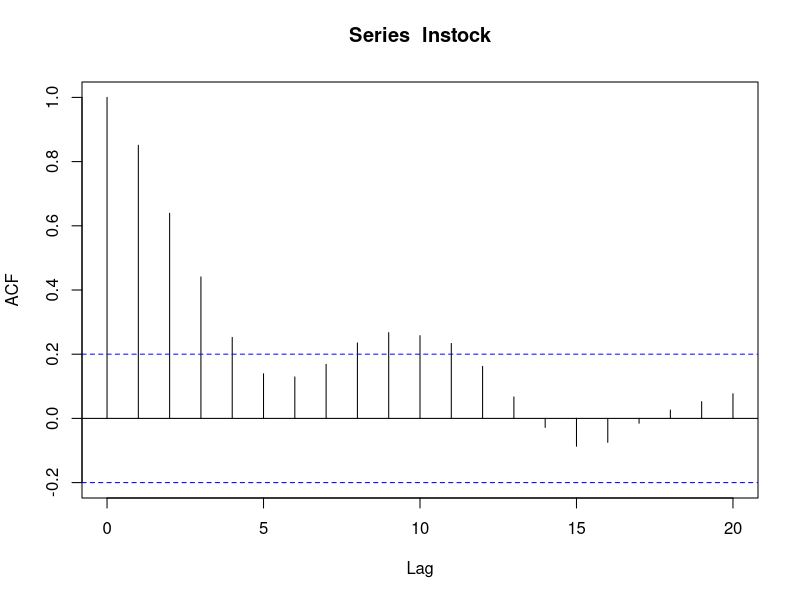
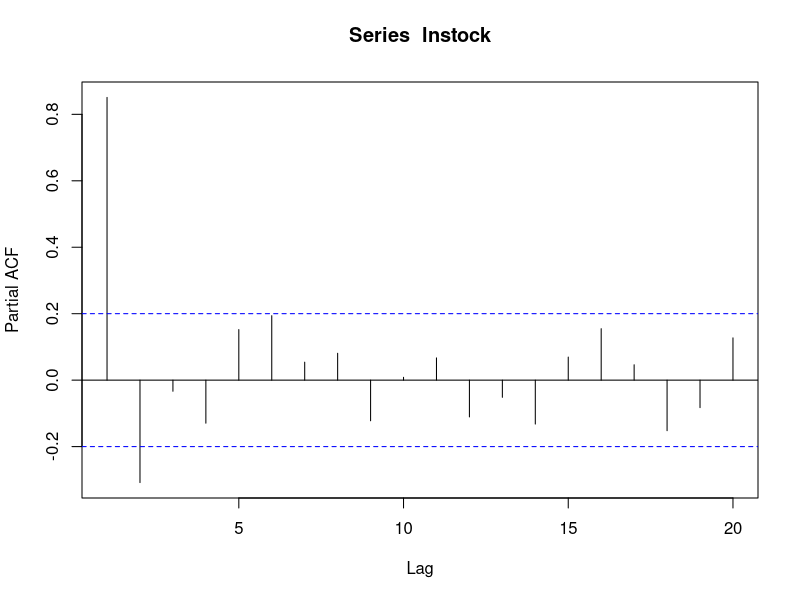
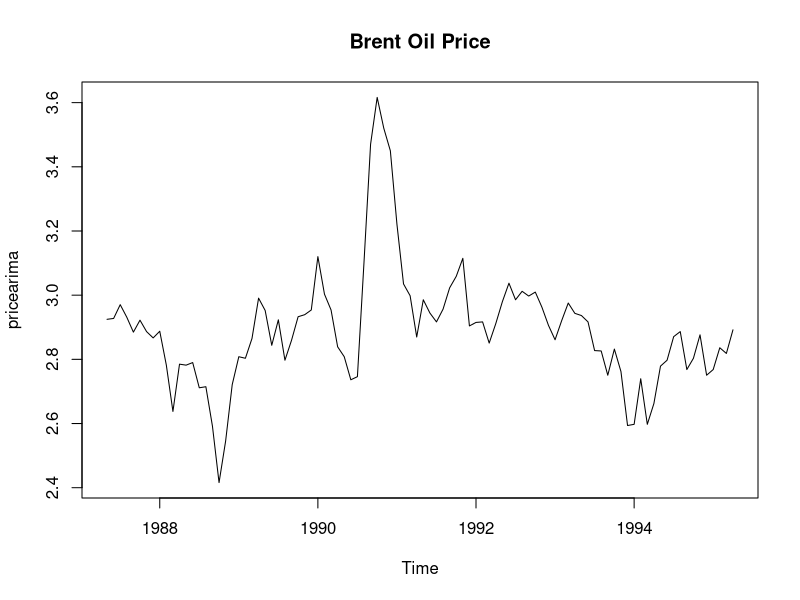
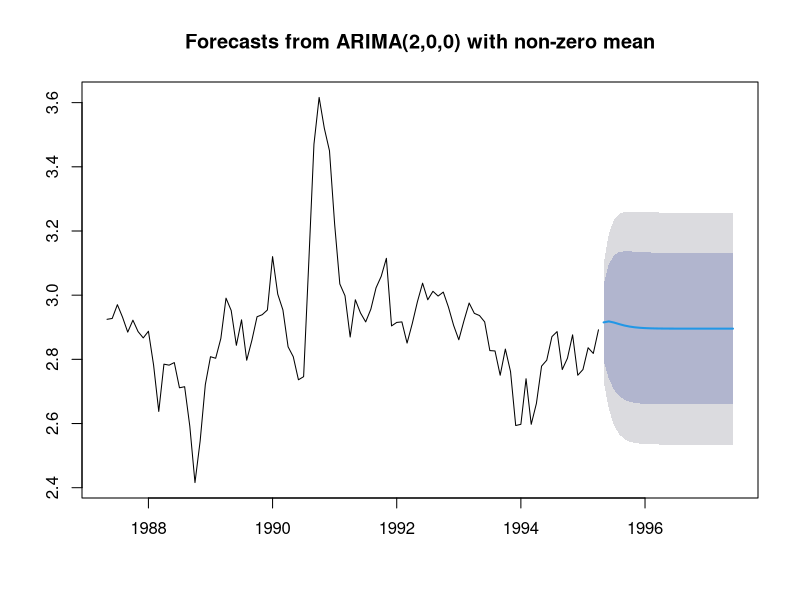

Write R code to recreate these figures, in order.
#Set Lokasi Kerja
setwd("D:/TA_DataMining")
getwd()

#Read Dataset 
dataset <- read.csv("BrentOilPrices.csv")
attach(dataset)

#Install package and load library
install.packages("MASS")
install.packages("tseries")
install.packages("forecast")
library(MASS)
library(tseries)
library(forecast)

#plot and convert to ln format
lnstock = log(Price[1:96])
lnstock

#price correlation acf, pacf
acf(lnstock, lag.max=20)
pacf(lnstock, lag.max=20)

#Time series and auto.arima
pricearima <- ts(lnstock, start = c(1987,05),  frequency = 12)
fitlnstock <- auto.arima(pricearima)
fitlnstock
plot(pricearima,type='l')
title('Brent Oil Price')
exp(lnstock)

#forecasted values from arima
forecastedvalues_ln = forecast(fitlnstock,h=26)
forecastedvalues_ln
plot(forecastedvalues_ln)

forecastedvaluesextracted=as.numeric(forecastedvalues_ln$mean)
finalforecastedvalues=exp(forecastedvaluesextracted)
finalforecastedvalues

#percentage error
df<-data.frame(Price[96:121],finalforecastedvalues)
col_headings<-c("Actual Price","Forecasted Price")
names(df)<-col_headings
attach(df)
percentage_error=((df$`Actual Price` -df$`Forecasted Price`)/(df$`Actual Price`))
percentage_error
mean(percentage_error)